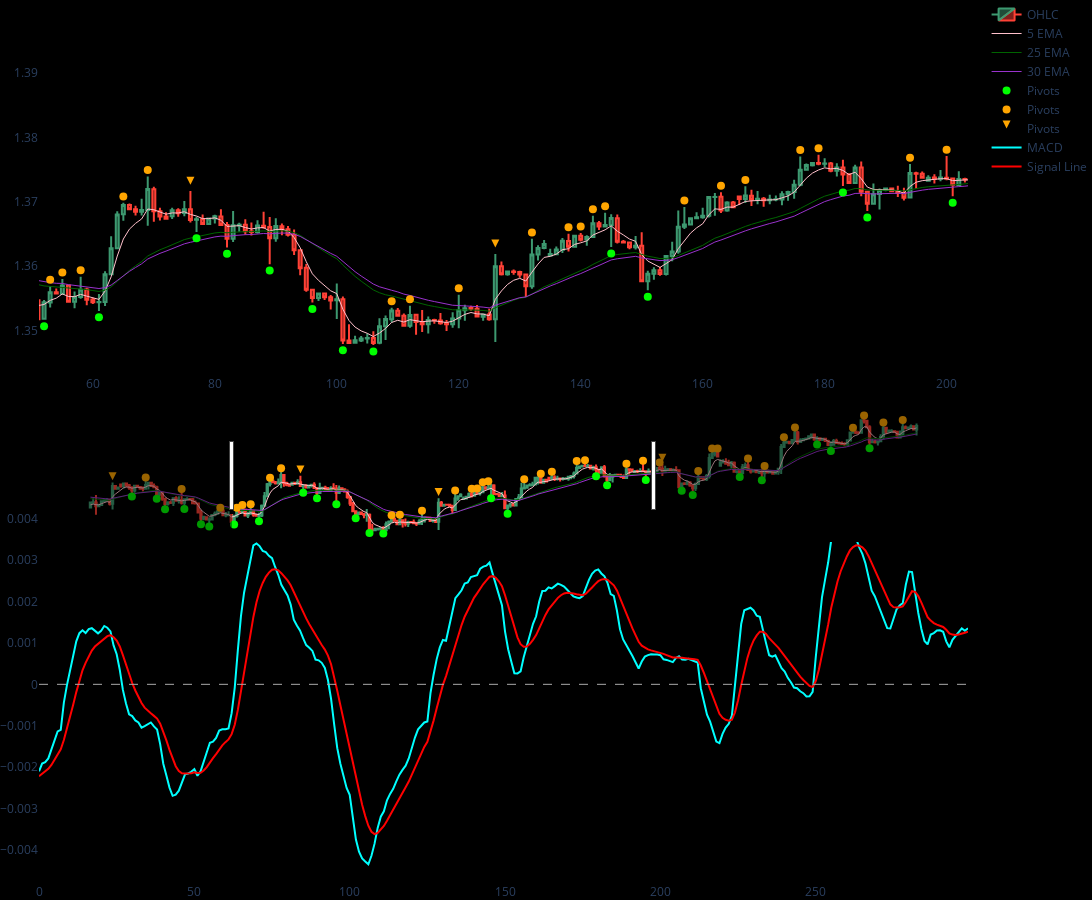

Here is the notebook cell this chart was saved with:
### Code cell
df4l = df4[:300]
plot_chart_with_pivots(df4l)

### Figure 1 — Plotly figure (JSON) as saved in the notebook; plotly's stock layout.template omitted (floating-point values rounded to 4 significant figures; data arrays with more than 128 entries replaced by an {"elided": "..."} marker saying what was removed)
{"data": [{"close": {"elided": "300 float values"}, "high": {"elided": "300 float values"}, "low": {"elided": "300 float values"}, "name": "OHLC", "open": {"elided": "300 float values"}, "type": "candlestick", "x": {"elided": "300 int values"}, "xaxis": "x", "yaxis": "y"}, {"line": {"color": "pink", "width": 1}, "mode": "lines", "name": "5 EMA", "type": "scatter", "x": {"elided": "300 int values"}, "xaxis": "x", "y": {"elided": "300 float values"}, "yaxis": "y"}, {"line": {"color": "darkgreen", "width": 1}, "mode": "lines", "name": "25 EMA", "type": "scatter", "x": {"elided": "300 int values"}, "xaxis": "x", "y": {"elided": "300 float values"}, "yaxis": "y"}, {"line": {"color": "darkorchid", "width": 1}, "mode": "lines", "name": "30 EMA", "type": "scatter", "x": {"elided": "300 int values"}, "xaxis": "x", "y": {"elided": "300 float values"}, "yaxis": "y"}, {"marker": {"color": "lime", "size": 8, "symbol": "circle"}, "mode": "markers", "name": "Pivots", "type": "scatter", "x": {"elided": "300 int values"}, "xaxis": "x", "y": {"elided": "300 float values"}, "yaxis": "y"}, {"marker": {"color": "orange", "size": 8, "symbol": "circle"}, "mode": "markers", "name": "Pivots", "type": "scatter", "x": {"elided": "300 int values"}, "xaxis": "x", "y": {"elided": "300 float values"}, "yaxis": "y"}, {"marker": {"color": "orange", "size": 8, "symbol": "arrow-down"}, "mode": "markers", "name": "Pivots", "type": "scatter", "x": {"elided": "300 int values"}, "xaxis": "x", "y": {"elided": "300 float values"}, "yaxis": "y"}, {"line": {"color": "aqua", "width": 2}, "mode": "lines", "name": "MACD", "type": "scatter", "x": {"elided": "300 int values"}, "xaxis": "x2", "y": {"elided": "300 float values"}, "yaxis": "y2"}, {"line": {"color": "red", "width": 2}, "mode": "lines", "name": "Signal Line", "type": "scatter", "x": {"elided": "300 int values"}, "xaxis": "x2", "y": {"elided": "300 float values"}, "yaxis": "y2"}], "layout": {"height": 900, "hoverlabel": {"bgcolor": "white", "font": {"color": "black", "family": "Rockwell", "size": 14}}, "hovermode": "x unified", "margin": {"b": 0, "l": 0, "r": 0, "t": 0}, "paper_bgcolor": "black", "plot_bgcolor": "black", "shapes": [{"line": {"color": "darkgrey", "dash": "dash", "width": 1}, "type": "line", "x0": 0, "x1": 1, "xref": "x2 domain", "y0": 0, "y1": 0, "yref": "y2"}], "width": 1200, "xaxis": {"anchor": "y", "autorange": false, "domain": [0, 1], "gridcolor": "black", "range": [51.17, 203.5], "rangeslider": {"autorange": true, "range": [-18.44, 317.4], "yaxis": {"_template": null, "rangemode": "match"}}, "type": "linear", "zerolinecolor": "black"}, "xaxis2": {"anchor": "y2", "autorange": true, "domain": [0, 1], "gridcolor": "black", "range": [0, 299], "type": "linear", "zerolinecolor": "black"}, "yaxis": {"anchor": "x", "autorange": true, "domain": [0.575, 1], "gridcolor": "black", "range": [1.343, 1.401], "type": "linear", "zerolinecolor": "black"}, "yaxis2": {"anchor": "x2", "autorange": true, "domain": [0, 0.425], "gridcolor": "black", "range": [-0.004802, 0.004269], "type": "linear", "zerolinecolor": "black"}}}
